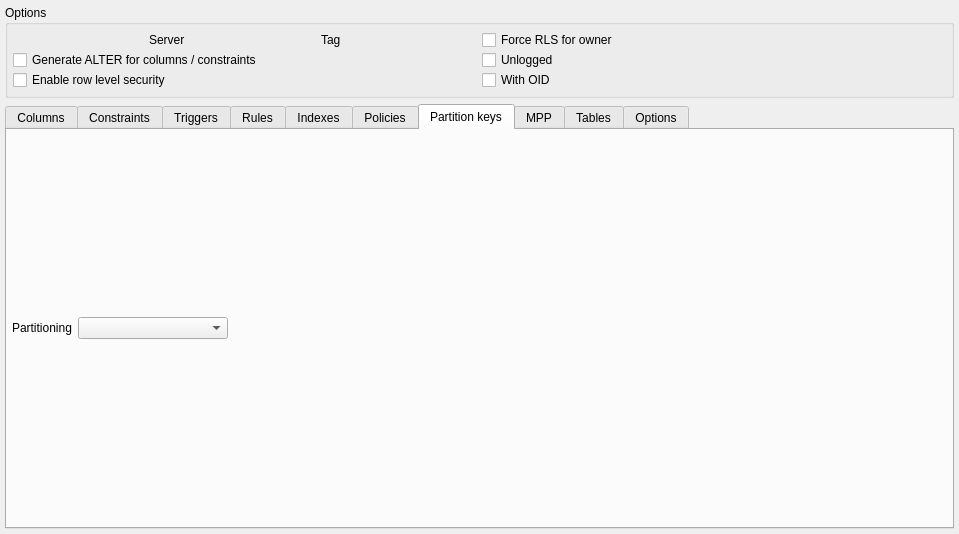
<?xml version="1.0" encoding="UTF-8"?>
<ui version="4.0">
 <class>TableWidget</class>
 <widget class="QWidget" name="TableWidget">
  <property name="geometry">
   <rect>
    <x>0</x>
    <y>0</y>
    <width>959</width>
    <height>534</height>
   </rect>
  </property>
  <property name="sizePolicy">
   <sizepolicy hsizetype="Preferred" vsizetype="Expanding">
    <horstretch>0</horstretch>
    <verstretch>0</verstretch>
   </sizepolicy>
  </property>
  <layout class="QVBoxLayout" name="verticalLayout_2">
   <property name="leftMargin">
    <number>5</number>
   </property>
   <property name="topMargin">
    <number>5</number>
   </property>
   <property name="rightMargin">
    <number>5</number>
   </property>
   <property name="bottomMargin">
    <number>5</number>
   </property>
   <item>
    <widget class="QWidget" name="attributes_wgt" native="true">
     <layout class="QVBoxLayout" name="verticalLayout">
      <property name="spacing">
       <number>5</number>
      </property>
      <property name="leftMargin">
       <number>0</number>
      </property>
      <property name="topMargin">
       <number>0</number>
      </property>
      <property name="rightMargin">
       <number>0</number>
      </property>
      <property name="bottomMargin">
       <number>0</number>
      </property>
      <item>
       <widget class="QGroupBox" name="options_gb">
        <property name="title">
         <string>Options</string>
        </property>
        <layout class="QGridLayout" name="options_grid">
         <property name="leftMargin">
          <number>5</number>
         </property>
         <property name="topMargin">
          <number>5</number>
         </property>
         <property name="rightMargin">
          <number>5</number>
         </property>
         <property name="bottomMargin">
          <number>5</number>
         </property>
         <property name="horizontalSpacing">
          <number>5</number>
         </property>
         <property name="verticalSpacing">
          <number>0</number>
         </property>
         <item row="1" column="0">
          <widget class="QCheckBox" name="gen_alter_cmds_chk">
           <property name="sizePolicy">
            <sizepolicy hsizetype="Expanding" vsizetype="Fixed">
             <horstretch>0</horstretch>
             <verstretch>0</verstretch>
            </sizepolicy>
           </property>
           <property name="text">
            <string>Generate ALTER for columns / constraints</string>
           </property>
          </widget>
         </item>
         <item row="2" column="0">
          <widget class="QCheckBox" name="enable_rls_chk">
           <property name="sizePolicy">
            <sizepolicy hsizetype="Expanding" vsizetype="Fixed">
             <horstretch>0</horstretch>
             <verstretch>0</verstretch>
            </sizepolicy>
           </property>
           <property name="text">
            <string>Enable row level security</string>
           </property>
          </widget>
         </item>
         <item row="0" column="0">
          <layout class="QHBoxLayout" name="horizontalLayout_2">
           <item>
            <layout class="QHBoxLayout" name="server_lt">
             <item>
              <widget class="QLabel" name="server_lbl">
               <property name="sizePolicy">
                <sizepolicy hsizetype="Fixed" vsizetype="Preferred">
                 <horstretch>0</horstretch>
                 <verstretch>0</verstretch>
                </sizepolicy>
               </property>
               <property name="minimumSize">
                <size>
                 <width>0</width>
                 <height>0</height>
                </size>
               </property>
               <property name="text">
                <string>Server</string>
               </property>
              </widget>
             </item>
            </layout>
           </item>
           <item>
            <layout class="QHBoxLayout" name="tag_lt">
             <item>
              <widget class="QLabel" name="tag_lbl">
               <property name="sizePolicy">
                <sizepolicy hsizetype="Fixed" vsizetype="Preferred">
                 <horstretch>0</horstretch>
                 <verstretch>0</verstretch>
                </sizepolicy>
               </property>
               <property name="minimumSize">
                <size>
                 <width>0</width>
                 <height>0</height>
                </size>
               </property>
               <property name="text">
                <string>Tag</string>
               </property>
              </widget>
             </item>
            </layout>
           </item>
          </layout>
         </item>
         <item row="0" column="1">
          <widget class="QCheckBox" name="force_rls_chk">
           <property name="enabled">
            <bool>true</bool>
           </property>
           <property name="sizePolicy">
            <sizepolicy hsizetype="Expanding" vsizetype="Fixed">
             <horstretch>0</horstretch>
             <verstretch>0</verstretch>
            </sizepolicy>
           </property>
           <property name="text">
            <string>Force RLS for owner</string>
           </property>
          </widget>
         </item>
         <item row="1" column="1">
          <widget class="QCheckBox" name="unlogged_chk">
           <property name="sizePolicy">
            <sizepolicy hsizetype="Expanding" vsizetype="Fixed">
             <horstretch>0</horstretch>
             <verstretch>0</verstretch>
            </sizepolicy>
           </property>
           <property name="text">
            <string>Unlogged</string>
           </property>
          </widget>
         </item>
         <item row="2" column="1">
          <widget class="QCheckBox" name="with_oids_chk">
           <property name="sizePolicy">
            <sizepolicy hsizetype="Expanding" vsizetype="Fixed">
             <horstretch>0</horstretch>
             <verstretch>0</verstretch>
            </sizepolicy>
           </property>
           <property name="text">
            <string>With OID</string>
           </property>
           <property name="checked">
            <bool>false</bool>
           </property>
          </widget>
         </item>
        </layout>
       </widget>
      </item>
     </layout>
    </widget>
   </item>
   <item>
    <widget class="QTabWidget" name="attributes_tbw">
     <property name="currentIndex">
      <number>6</number>
     </property>
     <property name="iconSize">
      <size>
       <width>22</width>
       <height>22</height>
      </size>
     </property>
     <widget class="QWidget" name="columns_tab">
      <attribute name="icon">
       <iconset resource="../../res/resources.qrc">
        <normaloff>:/icons/icons/column.png</normaloff>:/icons/icons/column.png</iconset>
      </attribute>
      <attribute name="title">
       <string>Columns</string>
      </attribute>
     </widget>
     <widget class="QWidget" name="constraints_tab">
      <attribute name="icon">
       <iconset resource="../../res/resources.qrc">
        <normaloff>:/icons/icons/constraint.png</normaloff>:/icons/icons/constraint.png</iconset>
      </attribute>
      <attribute name="title">
       <string>Constraints</string>
      </attribute>
     </widget>
     <widget class="QWidget" name="triggers_tab">
      <attribute name="icon">
       <iconset resource="../../res/resources.qrc">
        <normaloff>:/icons/icons/trigger.png</normaloff>:/icons/icons/trigger.png</iconset>
      </attribute>
      <attribute name="title">
       <string>Triggers</string>
      </attribute>
     </widget>
     <widget class="QWidget" name="rules_tab">
      <attribute name="icon">
       <iconset resource="../../res/resources.qrc">
        <normaloff>:/icons/icons/rule.png</normaloff>:/icons/icons/rule.png</iconset>
      </attribute>
      <attribute name="title">
       <string>Rules</string>
      </attribute>
     </widget>
     <widget class="QWidget" name="indexes_tab">
      <attribute name="icon">
       <iconset resource="../../res/resources.qrc">
        <normaloff>:/icons/icons/index.png</normaloff>:/icons/icons/index.png</iconset>
      </attribute>
      <attribute name="title">
       <string>Indexes</string>
      </attribute>
     </widget>
     <widget class="QWidget" name="policies_tab">
      <attribute name="icon">
       <iconset resource="../../res/resources.qrc">
        <normaloff>:/icons/icons/policy.png</normaloff>:/icons/icons/policy.png</iconset>
      </attribute>
      <attribute name="title">
       <string>Policies</string>
      </attribute>
     </widget>
     <widget class="QWidget" name="part_keys_tab">
      <attribute name="icon">
       <iconset resource="../../res/resources.qrc">
        <normaloff>:/icons/icons/partitionkey.png</normaloff>:/icons/icons/partitionkey.png</iconset>
      </attribute>
      <attribute name="title">
       <string>Partition keys</string>
      </attribute>
      <layout class="QVBoxLayout" name="verticalLayout_4">
       <property name="leftMargin">
        <number>5</number>
       </property>
       <property name="topMargin">
        <number>5</number>
       </property>
       <property name="rightMargin">
        <number>5</number>
       </property>
       <property name="bottomMargin">
        <number>5</number>
       </property>
       <item>
        <layout class="QHBoxLayout" name="horizontalLayout_3">
         <item>
          <widget class="QLabel" name="partitioning_type_lbl">
           <property name="sizePolicy">
            <sizepolicy hsizetype="Fixed" vsizetype="Preferred">
             <horstretch>0</horstretch>
             <verstretch>0</verstretch>
            </sizepolicy>
           </property>
           <property name="text">
            <string>Partitioning</string>
           </property>
          </widget>
         </item>
         <item>
          <widget class="QComboBox" name="partitioning_type_cmb">
           <property name="minimumSize">
            <size>
             <width>150</width>
             <height>0</height>
            </size>
           </property>
           <property name="iconSize">
            <size>
             <width>28</width>
             <height>28</height>
            </size>
           </property>
          </widget>
         </item>
         <item>
          <spacer name="horizontalSpacer">
           <property name="orientation">
            <enum>Qt::Orientation::Horizontal</enum>
           </property>
           <property name="sizeHint" stdset="0">
            <size>
             <width>40</width>
             <height>20</height>
            </size>
           </property>
          </spacer>
         </item>
        </layout>
       </item>
      </layout>
     </widget>
     <widget class="QWidget" name="mpp_tab">
      <attribute name="icon">
       <iconset resource="../../res/resources.qrc">
        <normaloff>:/icons/icons/table.png</normaloff>:/icons/icons/table.png</iconset>
      </attribute>
      <attribute name="title">
       <string>MPP</string>
      </attribute>
      <layout class="QGridLayout" name="mpp_grid">
       <item row="0" column="0">
        <widget class="QLabel" name="dist_policy_lbl">
         <property name="text">
          <string>Distribution</string>
         </property>
        </widget>
       </item>
       <item row="0" column="1">
        <widget class="QComboBox" name="dist_policy_cmb">
         <property name="toolTip">
          <string>DISTRIBUTED BY / RANDOMLY / REPLICATED. "Default" leaves the clause out and lets the server decide.</string>
         </property>
        </widget>
       </item>
       <item row="1" column="0">
        <widget class="QLabel" name="dist_cols_lbl">
         <property name="text">
          <string>Key columns</string>
         </property>
        </widget>
       </item>
       <item row="1" column="1">
        <widget class="QLineEdit" name="dist_cols_edt">
         <property name="placeholderText">
          <string>comma separated column names, e.g.: id, region</string>
         </property>
         <property name="clearButtonEnabled">
          <bool>true</bool>
         </property>
        </widget>
       </item>
       <item row="2" column="0">
        <widget class="QLabel" name="storage_lbl">
         <property name="text">
          <string>Storage</string>
         </property>
        </widget>
       </item>
       <item row="2" column="1">
        <widget class="QComboBox" name="storage_cmb"/>
       </item>
       <item row="3" column="0">
        <widget class="QLabel" name="compress_type_lbl">
         <property name="text">
          <string>Compression</string>
         </property>
        </widget>
       </item>
       <item row="3" column="1">
        <widget class="QComboBox" name="compress_type_cmb">
         <property name="editable">
          <bool>true</bool>
         </property>
        </widget>
       </item>
       <item row="4" column="0">
        <widget class="QLabel" name="compress_level_lbl">
         <property name="text">
          <string>Compression level</string>
         </property>
        </widget>
       </item>
       <item row="4" column="1">
        <widget class="QSpinBox" name="compress_level_sb">
         <property name="specialValueText">
          <string>Default</string>
         </property>
         <property name="maximum">
          <number>19</number>
         </property>
        </widget>
       </item>
       <item row="5" column="0" colspan="2">
        <spacer name="mpp_spacer">
         <property name="orientation">
          <enum>Qt::Vertical</enum>
         </property>
         <property name="sizeHint" stdset="0">
          <size>
           <width>20</width>
           <height>40</height>
          </size>
         </property>
        </spacer>
       </item>
      </layout>
     </widget>
     <widget class="QWidget" name="parent_tables_tab">
      <attribute name="icon">
       <iconset resource="../../res/resources.qrc">
        <normaloff>:/icons/icons/table.png</normaloff>:/icons/icons/table.png</iconset>
      </attribute>
      <attribute name="title">
       <string>Tables</string>
      </attribute>
     </widget>
     <widget class="QWidget" name="ftab_options_tab">
      <attribute name="icon">
       <iconset resource="../../res/resources.qrc">
        <normaloff>:/icons/icons/config.png</normaloff>:/icons/icons/config.png</iconset>
      </attribute>
      <attribute name="title">
       <string>Options</string>
      </attribute>
     </widget>
    </widget>
   </item>
  </layout>
 </widget>
 <tabstops>
  <tabstop>attributes_tbw</tabstop>
 </tabstops>
 <resources>
  <include location="../../res/resources.qrc"/>
 </resources>
 <connections/>
</ui>
